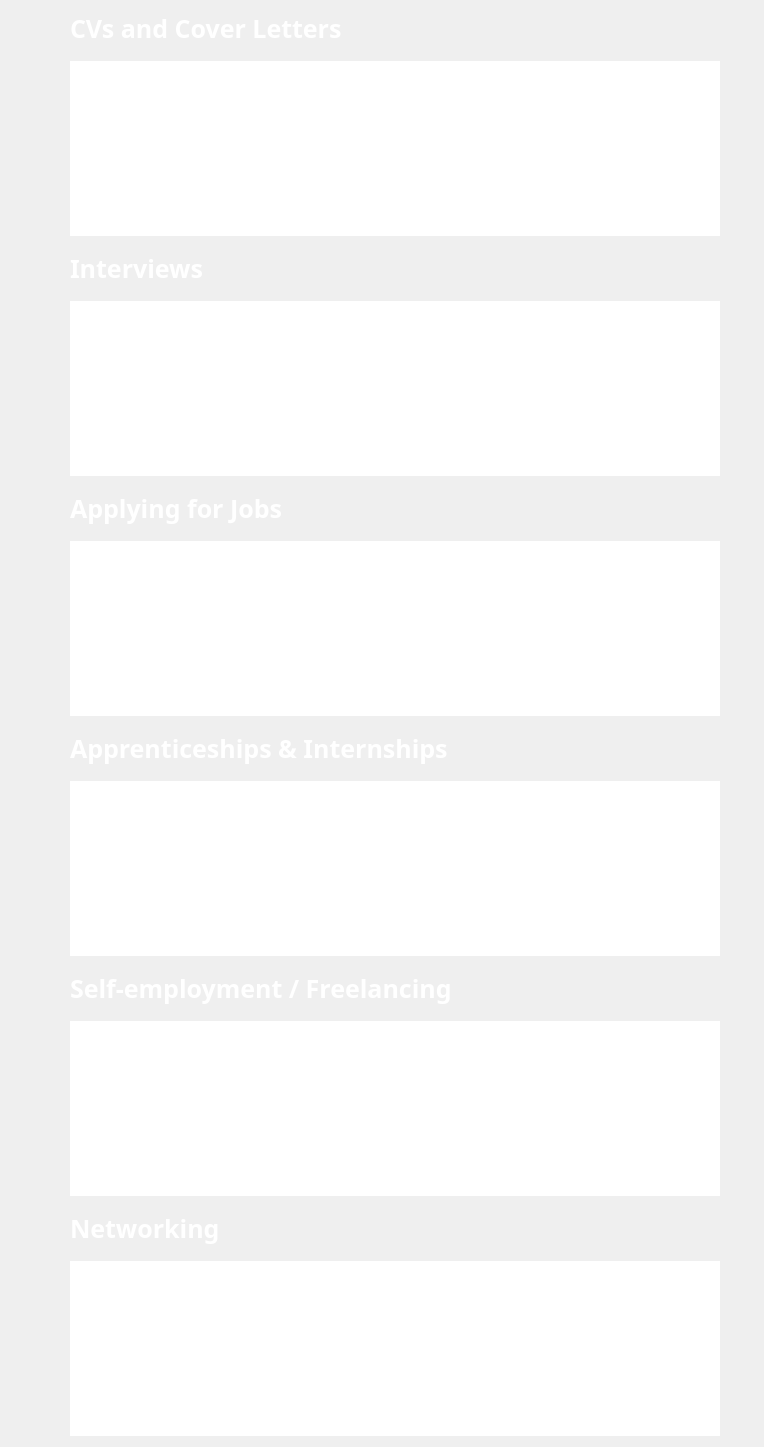
          <widget class="QWidget" name="scrollAreaWidgetContents">
           <property name="geometry">
            <rect>
             <x>0</x>
             <y>0</y>
             <width>764</width>
             <height>1413</height>
            </rect>
           </property>
           <property name="minimumSize">
            <size>
             <width>0</width>
             <height>0</height>
            </size>
           </property>
           <layout class="QVBoxLayout" name="verticalLayout_2">
            <property name="spacing">
             <number>15</number>
            </property>
            <property name="leftMargin">
             <number>70</number>
            </property>
            <item>
             <widget class="QLabel" name="lbl_acq_new_skills_3">
              <property name="sizePolicy">
               <sizepolicy hsizetype="Fixed" vsizetype="Fixed">
                <horstretch>0</horstretch>
                <verstretch>0</verstretch>
               </sizepolicy>
              </property>
              <property name="font">
               <font>
                <family>IBM Plex Sans SemiBold</family>
                <pointsize>19</pointsize>
                <weight>75</weight>
                <bold>true</bold>
               </font>
              </property>
              <property name="styleSheet">
               <string notr="true">color: rgb(255, 255, 255);</string>
              </property>
              <property name="text">
               <string>CVs and Cover Letters</string>
              </property>
              <property name="alignment">
               <set>Qt::AlignLeading|Qt::AlignLeft|Qt::AlignVCenter</set>
              </property>
              <property name="margin">
               <number>0</number>
              </property>
              <property name="indent">
               <number>0</number>
              </property>
             </widget>
            </item>
            <item>
             <widget class="QListWidget" name="list_resources_3">
              <property name="sizePolicy">
               <sizepolicy hsizetype="Fixed" vsizetype="Fixed">
                <horstretch>0</horstretch>
                <verstretch>0</verstretch>
               </sizepolicy>
              </property>
              <property name="minimumSize">
               <size>
                <width>650</width>
                <height>175</height>
               </size>
              </property>
              <property name="font">
               <font>
                <family>IBM Plex Sans</family>
                <pointsize>14</pointsize>
                <weight>50</weight>
                <italic>false</italic>
                <bold>false</bold>
               </font>
              </property>
              <property name="styleSheet">
               <string notr="true">color: rgb(255, 255, 255);
font: 14pt &quot;IBM Plex Sans&quot;;</string>
              </property>
              <property name="frameShape">
               <enum>QFrame::NoFrame</enum>
              </property>
              <property name="spacing">
               <number>10</number>
              </property>
              <item>
               <property name="text">
                <string>Resource 1</string>
               </property>
              </item>
              <item>
               <property name="text">
                <string>Resource 2</string>
               </property>
              </item>
              <item>
               <property name="text">
                <string>Resource 3</string>
               </property>
              </item>
             </widget>
            </item>
            <item>
             <widget class="QLabel" name="lbl_acq_new_skills_4">
              <property name="sizePolicy">
               <sizepolicy hsizetype="Fixed" vsizetype="Fixed">
                <horstretch>0</horstretch>
                <verstretch>0</verstretch>
               </sizepolicy>
              </property>
              <property name="font">
               <font>
                <family>IBM Plex Sans SemiBold</family>
                <pointsize>19</pointsize>
                <weight>75</weight>
                <bold>true</bold>
               </font>
              </property>
              <property name="styleSheet">
               <string notr="true">color: rgb(255, 255, 255);</string>
              </property>
              <property name="text">
               <string>Interviews</string>
              </property>
              <property name="alignment">
               <set>Qt::AlignLeading|Qt::AlignLeft|Qt::AlignVCenter</set>
              </property>
              <property name="margin">
               <number>0</number>
              </property>
              <property name="indent">
               <number>0</number>
              </property>
             </widget>
            </item>
            <item>
             <widget class="QListWidget" name="list_resources_4">
              <property name="sizePolicy">
               <sizepolicy hsizetype="Fixed" vsizetype="Fixed">
                <horstretch>0</horstretch>
                <verstretch>0</verstretch>
               </sizepolicy>
              </property>
              <property name="minimumSize">
               <size>
                <width>650</width>
                <height>175</height>
               </size>
              </property>
              <property name="font">
               <font>
                <family>IBM Plex Sans</family>
                <pointsize>14</pointsize>
                <weight>50</weight>
                <italic>false</italic>
                <bold>false</bold>
               </font>
              </property>
              <property name="styleSheet">
               <string notr="true">color: rgb(255, 255, 255);
font: 14pt &quot;IBM Plex Sans&quot;;</string>
              </property>
              <property name="frameShape">
               <enum>QFrame::NoFrame</enum>
              </property>
              <property name="spacing">
               <number>10</number>
              </property>
              <item>
               <property name="text">
                <string>Resource 1</string>
               </property>
              </item>
              <item>
               <property name="text">
                <string>Resource 2</string>
               </property>
              </item>
              <item>
               <property name="text">
                <string>Resource 3</string>
               </property>
              </item>
             </widget>
            </item>
            <item>
             <widget class="QLabel" name="lbl_acq_new_skills_5">
              <property name="sizePolicy">
               <sizepolicy hsizetype="Fixed" vsizetype="Fixed">
                <horstretch>0</horstretch>
                <verstretch>0</verstretch>
               </sizepolicy>
              </property>
              <property name="font">
               <font>
                <family>IBM Plex Sans SemiBold</family>
                <pointsize>19</pointsize>
                <weight>75</weight>
                <bold>true</bold>
               </font>
              </property>
              <property name="styleSheet">
               <string notr="true">color: rgb(255, 255, 255);</string>
              </property>
              <property name="text">
               <string>Applying for Jobs</string>
              </property>
              <property name="alignment">
               <set>Qt::AlignLeading|Qt::AlignLeft|Qt::AlignVCenter</set>
              </property>
              <property name="margin">
               <number>0</number>
              </property>
              <property name="indent">
               <number>0</number>
              </property>
             </widget>
            </item>
            <item>
             <widget class="QListWidget" name="list_resources_5">
              <property name="sizePolicy">
               <sizepolicy hsizetype="Fixed" vsizetype="Fixed">
                <horstretch>0</horstretch>
                <verstretch>0</verstretch>
               </sizepolicy>
              </property>
              <property name="minimumSize">
               <size>
                <width>650</width>
                <height>175</height>
               </size>
              </property>
              <property name="font">
               <font>
                <family>IBM Plex Sans</family>
                <pointsize>14</pointsize>
                <weight>50</weight>
                <italic>false</italic>
                <bold>false</bold>
               </font>
              </property>
              <property name="styleSheet">
               <string notr="true">color: rgb(255, 255, 255);
font: 14pt &quot;IBM Plex Sans&quot;;</string>
              </property>
              <property name="frameShape">
               <enum>QFrame::NoFrame</enum>
              </property>
              <property name="spacing">
               <number>10</number>
              </property>
              <item>
               <property name="text">
                <string>Resource 1</string>
               </property>
              </item>
              <item>
               <property name="text">
                <string>Resource 2</string>
               </property>
              </item>
              <item>
               <property name="text">
                <string>Resource 3</string>
               </property>
              </item>
             </widget>
            </item>
            <item>
             <widget class="QLabel" name="label_2">
              <property name="font">
               <font>
                <family>IBM Plex Sans</family>
                <pointsize>19</pointsize>
                <weight>75</weight>
                <italic>false</italic>
                <bold>true</bold>
               </font>
              </property>
              <property name="styleSheet">
               <string notr="true">color: rgb(255, 255, 255);</string>
              </property>
              <property name="text">
               <string>Apprenticeships &amp; Internships</string>
              </property>
             </widget>
            </item>
            <item>
             <widget class="QListWidget" name="listWidget">
              <property name="sizePolicy">
               <sizepolicy hsizetype="Fixed" vsizetype="Fixed">
                <horstretch>0</horstretch>
                <verstretch>0</verstretch>
               </sizepolicy>
              </property>
              <property name="minimumSize">
               <size>
                <width>650</width>
                <height>175</height>
               </size>
              </property>
              <property name="styleSheet">
               <string notr="true">color: rgb(255, 255, 255);
font: 14pt &quot;IBM Plex Sans&quot;;</string>
              </property>
              <property name="frameShape">
               <enum>QFrame::NoFrame</enum>
              </property>
              <property name="frameShadow">
               <enum>QFrame::Plain</enum>
              </property>
              <property name="spacing">
               <number>10</number>
              </property>
              <item>
               <property name="text">
                <string>Resource 1</string>
               </property>
              </item>
              <item>
               <property name="text">
                <string>Resource 2</string>
               </property>
              </item>
              <item>
               <property name="text">
                <string>Resource 3</string>
               </property>
              </item>
             </widget>
            </item>
            <item>
             <widget class="QLabel" name="label_3">
              <property name="font">
               <font>
                <family>IBM Plex Sans</family>
                <pointsize>19</pointsize>
                <weight>75</weight>
                <bold>true</bold>
               </font>
              </property>
              <property name="styleSheet">
               <string notr="true">color: rgb(255, 255, 255);</string>
              </property>
              <property name="text">
               <string>Self-employment / Freelancing</string>
              </property>
             </widget>
            </item>
            <item>
             <widget class="QListWidget" name="listWidget_3">
              <property name="sizePolicy">
               <sizepolicy hsizetype="Fixed" vsizetype="Fixed">
                <horstretch>0</horstretch>
                <verstretch>0</verstretch>
               </sizepolicy>
              </property>
              <property name="minimumSize">
               <size>
                <width>650</width>
                <height>175</height>
               </size>
              </property>
              <property name="styleSheet">
               <string notr="true">color: rgb(255, 255, 255);
font: 14pt &quot;IBM Plex Sans&quot;;</string>
              </property>
              <property name="frameShape">
               <enum>QFrame::NoFrame</enum>
              </property>
              <property name="spacing">
               <number>10</number>
              </property>
              <item>
               <property name="text">
                <string>Resource 1</string>
               </property>
              </item>
              <item>
               <property name="text">
                <string>Resource 2</string>
               </property>
              </item>
              <item>
               <property name="text">
                <string>Resource 3</string>
               </property>
              </item>
             </widget>
            </item>
            <item>
             <widget class="QLabel" name="label_4">
              <property name="font">
               <font>
                <family>IBM Plex Sans SemiBold</family>
                <pointsize>19</pointsize>
                <weight>75</weight>
                <bold>true</bold>
               </font>
              </property>
              <property name="styleSheet">
               <string notr="true">color: rgb(255, 255, 255);</string>
              </property>
              <property name="text">
               <string>Networking</string>
              </property>
             </widget>
            </item>
            <item>
             <widget class="QListWidget" name="listWidget_2">
              <property name="sizePolicy">
               <sizepolicy hsizetype="Fixed" vsizetype="Fixed">
                <horstretch>0</horstretch>
                <verstretch>0</verstretch>
               </sizepolicy>
              </property>
              <property name="minimumSize">
               <size>
                <width>650</width>
                <height>175</height>
               </size>
              </property>
              <property name="styleSheet">
               <string notr="true">color: rgb(255, 255, 255);
font: 14pt &quot;IBM Plex Sans&quot;;</string>
              </property>
              <property name="frameShape">
               <enum>QFrame::NoFrame</enum>
              </property>
              <property name="spacing">
               <number>10</number>
              </property>
              <item>
               <property name="text">
                <string>Resource 1</string>
               </property>
              </item>
              <item>
               <property name="text">
                <string>Resource 2</string>
               </property>
              </item>
              <item>
               <property name="text">
                <string>Resource 3</string>
               </property>
              </item>
             </widget>
            </item>
           </layout>
          </widget>
